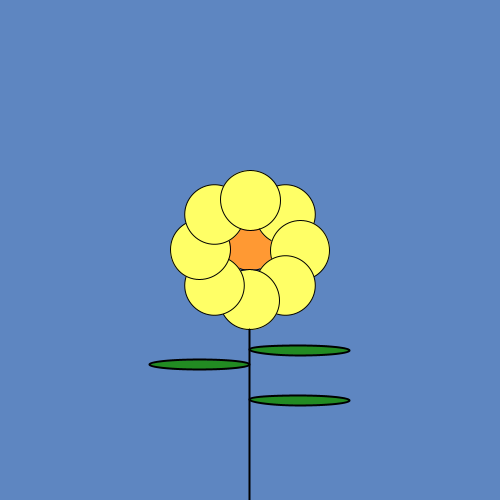
Frame 1 (no input)
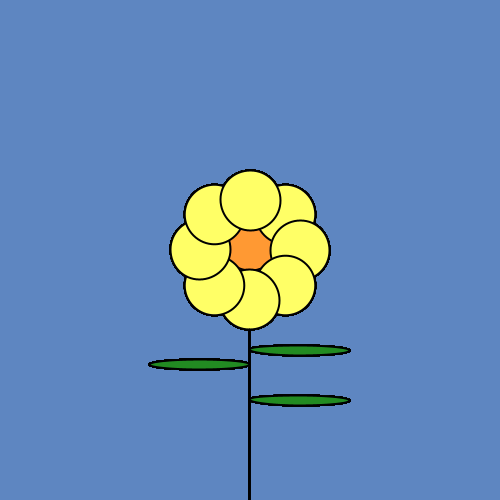
Frame 60 (the mouse pressed at the canvas centre just before this capture)
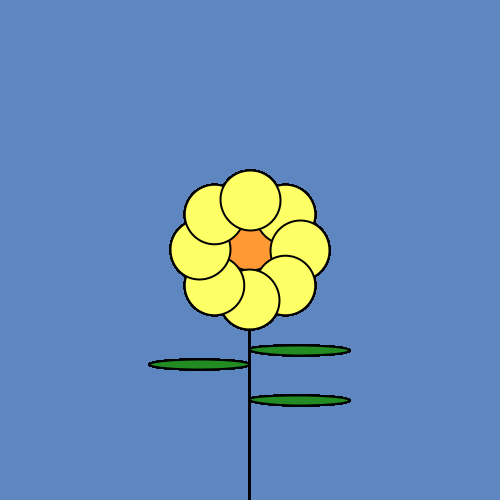
Frame 120 (the mouse held since frame 60 and released just before this capture)

The Processing sketch that drew these frames (run headless with seeded random() and noise(); from frame 60 on, the mouse is pressed at the canvas centre):

// Processing sketch: processing_186804
// ── processing_186804.pde



void setup (){
  size (500,500);
  background (94 , 134,  193);
}

int petalo= 8;
float angolo = (360/petalo);
int a = 0;
void draw() {
  translate (250,250);
 // noStroke();
  fill(255 , 153,  51);
  ellipse (0,-10,60,60);
for (a=0; a < petalo; a++){
 rotate(radians(angolo));
  fill (255  ,255,  102);
 ellipse(0,-50,60,60);
}
strokeWeight(2);
line(0,80,0,400);
fill (34 , 139 , 34);
ellipse (50,100,100,-10);
ellipse (50,150,100,-10);
ellipse (-50,115,100,-10);


}
